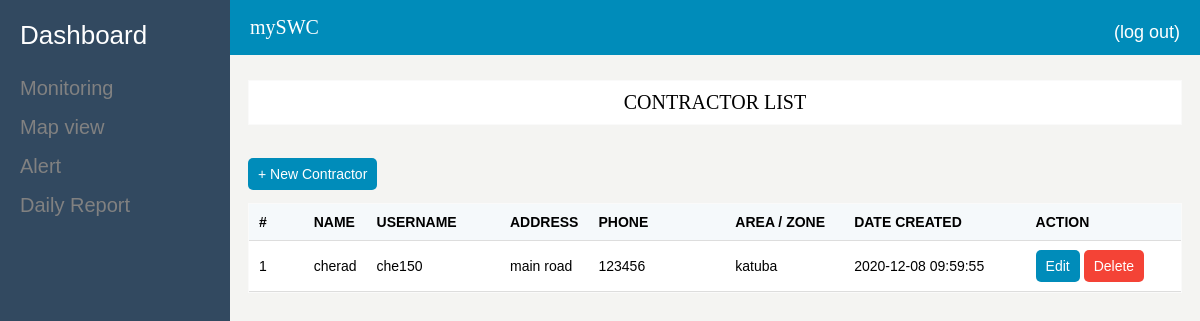
Before: /listContractor.php with the older database file.
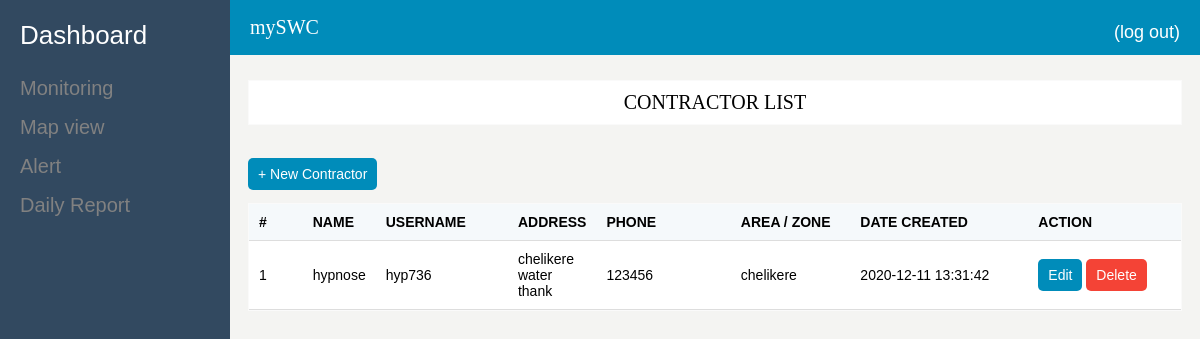
After: the same page with the newer database file.
### tables this page shows
CREATE TABLE `partners` (
  `_idPart` int(11) NOT NULL,
  `namePart` varchar(255) NOT NULL,
  `area` varchar(255) NOT NULL,
  `address` varchar(255) NOT NULL,
  `phone` varchar(255) NOT NULL,
  `date_add` datetime NOT NULL DEFAULT current_timestamp()
);

### modals/Fcontractor.php (called while the page is built, shortened)
<?php
class Fcontractor
{
    static function getAllContractor()
    {
        $con=Database::getConnection();
        $req=$con->prepare('SELECT * FROM partners p, admin a WHERE p._idPart=a.idPart');
        $req->execute(array());
        return $req->fetchAll();
    }
}

### listContractor.php (the view, shortened to what this page needs)
<!DOCTYPE html>
<html lang="en">
<head>
    <link rel="stylesheet" href="assets/style/menu.css">
    <link rel="stylesheet" href="assets/style/main.css">
</head>
<body>
    <section>
        <?php include_once 'commons/menu.php';?>
        <?php include_once 'commons/header.php';?>
        <?php include_once 'modals/Fcontractor.php';
            $contractors=Fcontractor::getAllContractor();
        ?>
    </section>
    <section class="body-container">
        <div class="ml-24">
            <div class="panel mb-4">
                <p>CONTRACTOR LIST</p>
            </div>
            <div class="m-2">
                <a class="btn btn-primary" href="newContractor.php">+ New Contractor</a>
            </div>
            <div class="panel">
                <table class="fl-table">
                    <thead>
                    <tr>
                        <th style="width: 40px">#</th>
                        <th>NAME</th>
                        <th style="width: 120px">USERNAME</th>
                        <th>ADDRESS</th>
                        <th style="width: 130px">PHONE</th>
                        <th style="width: 110px">AREA / ZONE</th>
                        <th style="width: 180px">DATE CREATED</th>
                        <th style="width: 150px">ACTION</th>
                    </tr>
                    </thead>
                    <tbody>
                    <?php foreach($contractors as $k => $data):?>
                        <tr>
                            <td><?=$k+1;?></td>
                            <td><?=$data['namePart'];?></td>
                            <td><?=$data['username'];?></td>
                            <td><?=$data['address'];?></td>
                            <td><?=$data['phone'];?></td>
                            <td><?=$data['area'];?></td>
                            <td><?=$data['date_add'];?></td>
                            <td>
                                <a class="btn btn-primary" href="editContractor.php?idPart=<?=$data['_idPart'];?>">Edit</a>
                                <a class="btn btn-danger" href="controllers/deleteContractor.php?idPart=<?=$data['_idPart'];?>">Delete</a>
                            </td>
                        </tr>
                    <?php endforeach;?>
                </table>
            </div>
        </div>
    </section>
</body>
</html>

### commons/menu.php (shortened to what this page needs)
<div class="navbar">
    <div class="h2">
        <a href="dashboard.php">Dashboard</a>
    </div>
    <div class="menu">
        <a href="monitoring.php">Monitoring</a>
        <a href="map.php">Map view</a>
        <a href="alert.php">Alert</a>
        <a href="report.php">Daily Report</a>
    </div>
</div>

### commons/header.php
<div class="top-bar">
    <ul class="ml-24">
        <li style="font-family: Arial black; font-size: 20px;"><a href="dashboard.php">mySWC</a></li>
        <li class="login-info"><?=ucfirst($_SESSION['username']);?> <a href="controllers/exit.php">(log out)</a></li>
    </ul>
</div>

### assets/style/menu.css (style rules this page uses)
.h2 { margin-bottom: 20px; }
.h2 a { color: #ffffff; padding: 2px; font-size: 26px; font-family: Arial; text-decoration: none; padding-left: 20px; }
.navbar { height: 100%; width: 230px; position: fixed; z-index: 1; top: 0; left: 0; background-color: #324960; overflow-x: hidden; padding-top: 20px; }
.menu a { padding: 6px 8px 10px 20px; text-decoration: none; font-size: 20px; font-family: Arial; color: #818181; display: block; }
.top-bar { overflow: hidden; background-color: #008CBA; position: fixed; top: 0; width: 100%; }
.top-bar li { list-style-type: none; display: inline-block; font-size: 18px; color: #ffffff; font-family: Arial; margin-left: -18px; }
.top-bar a { text-decoration: none; color: #ffffff; }
.login-info { float: right; padding-right: 28px; padding-top: 6px; }
.login-info a { text-decoration: none; color: white; }

### assets/style/main.css (style rules this page uses)
body { background-color: #f4f4f2; }
.ml-24 { margin-left: 220px; }
.body-container { margin-top: 80px; margin-bottom: 30px; width: 100%; height: 100%; }
.panel { margin: 20px 10px 50px 20px; border: 1px solid #fafafa; background-color: #ffffff; }
.panel p { text-align: center; font-size: 20px; font-family: Arial black; margin: 10px; }
table { border-collapse: collapse; width: 100%; }
th, td { padding: 10px; text-align: left; font-family: Arial; font-size: 14px; border-bottom: 1px solid #ddd; }
th { background-color: #F5F9FB; }
td { height: 30px; }
.btn { border: none; border-radius: 5px; color: white; padding: 8px 10px; font-size: 14px; text-decoration: none; font-family: Arial; transition: 0.3s; }
.m-2 { margin: 20px; }
.mb-4 { margin-bottom: 40px; }
.btn-primary { background-color: #008CBA; }
.btn-danger { background-color: #f44336; }

Changed rows visible on the page:
removed partners: namePart "cherad", admin.username "che150", address "main road", phone "123456", area "katuba", date_add "2020-12-08 09:59:55"
added partners: namePart "hypnose", admin.username "hyp736", address "chelikere water thank", phone "123456", area "chelikere", date_add "2020-12-11 13:31:42"
